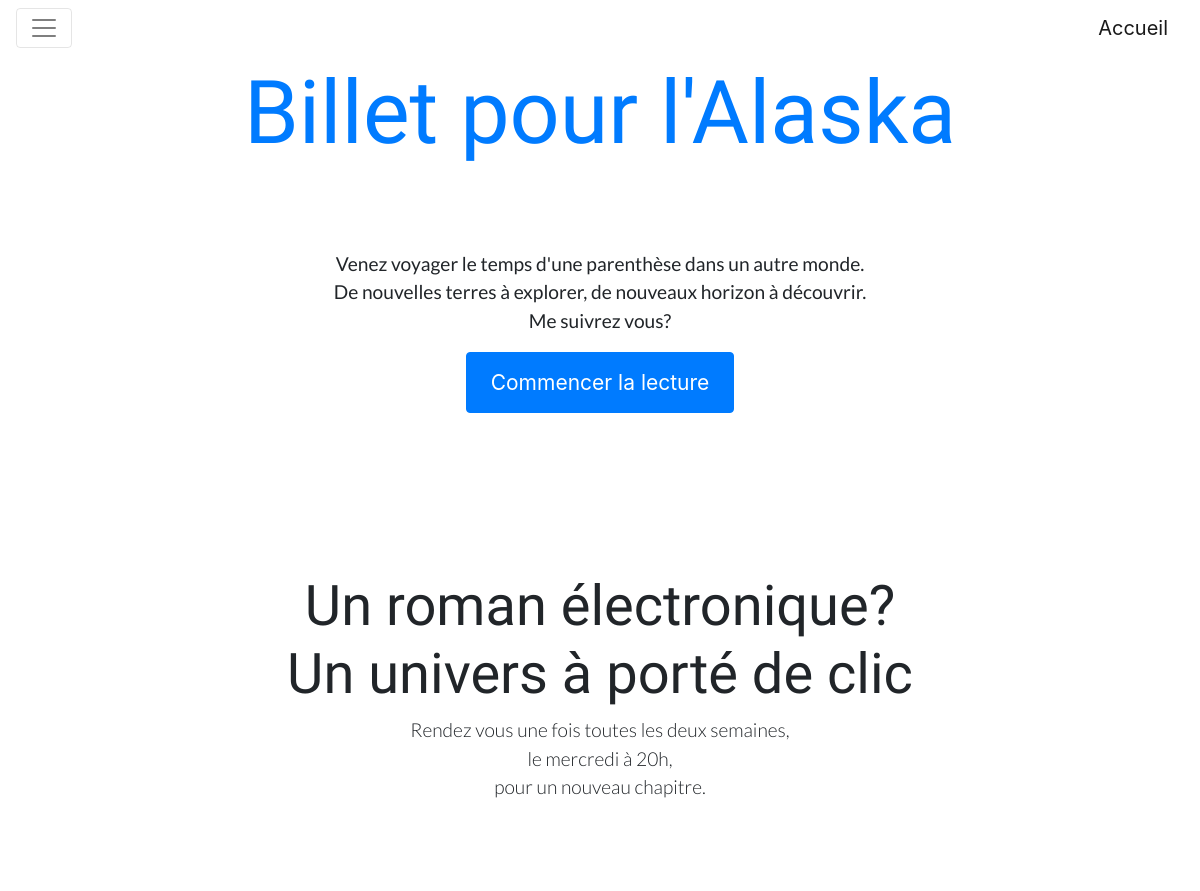
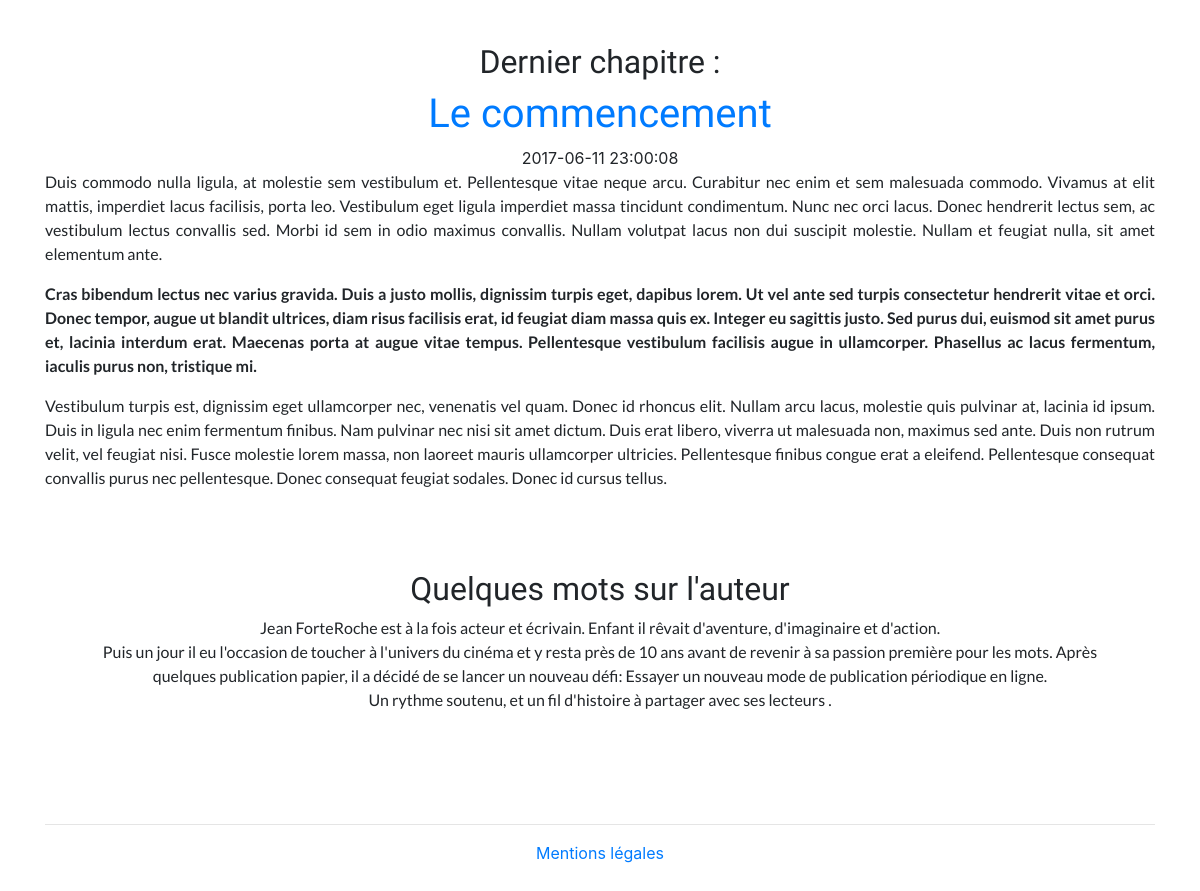
The page / on the database its author committed (2 pictures, top to bottom).
### tables this page shows
CREATE TABLE `t_chapitre` (
  `chap_id` int(11) NOT NULL,
  `chap_numero` float NOT NULL,
  `chap_titre` varchar(100) NOT NULL,
  `chap_date` datetime NOT NULL DEFAULT CURRENT_TIMESTAMP,
  `chap_contenu` varchar(10000) NOT NULL,
  `chap_nbcom` int(11) NOT NULL DEFAULT '0'
);

### Controleur/ControleurAccueil.php (called while the page is built, shortened)
<?php
class ControleurAccueil extends Controleur
{
    private $chapitre;
    public function __construct() {
        $this->chapitre = new Chapitre();
    }
    public function index() {
        $chapitre = $this->chapitre->getDernierChapitre();
        $session = $this->requete->getSession();
        $this->genererVue(array('chapitre' => $chapitre, 'session' => $session));
    }
}

### Framework/Routeur.php (called while the page is built, shortened)
<?php
class Routeur
{
    public function examinerRequete()
    {
        try
        {
            $requeteGet = $_GET;
            $requetePost = $_POST;
            $requete = new Requete($requeteGet, $requetePost);
            $controleur = $this->creerControleur($requete);
            $action = $this->creerAction($requete);
            $controleur->executerAction($action);
        }
        catch (\Exception $e)
        {
            $this->genererErreur($e);
        }
    }
    private function creerControleur(Requete $requete)
    {
        $controleur = "Accueil";
        $classeControleur = "Controleur" . $controleur;
        $fichierControleur = "Controleur/" . $classeControleur . ".php";
        if (file_exists($fichierControleur))
        {
            $controleur = new $classeControleur();
            $controleur->setRequete($requete);
            return $controleur;
        }
        else{
            throw new \Exception("Fichier '$fichierControleur' introuvable");
        }
    }
    private function creerAction(Requete $requete)
    {
        $action = "index";
        return $action;
    }
}

### index.php (called while the page is built, shortened)
<?php
require_once 'Autoloader.php';
$routeur = new Routeur();
$routeur->examinerRequete();

### Autoloader.php (called while the page is built, shortened)
<?php
class Autoloader
{
    static function autoload($class)
    {
        if (strpos($class, __NAMESPACE__ . '\\') === 0) {
            $class = str_replace(__NAMESPACE__ . '\\', '', $class);
            $class = str_replace('\\', '/', $class);
        }
    }
}

### Modele/Chapitre.php (called while the page is built, shortened)
<?php
class Chapitre extends Modele {
    public function getDernierChapitre(){
        $sql = 'SELECT
          chap_id AS id,
          chap_numero AS numero,
          chap_titre AS titre,
          chap_date AS date,
          chap_contenu AS contenu,
          chap_nbcom AS nbcom
          FROM t_chapitre WHERE chap_id = (SELECT MAX(chap_id) FROM t_chapitre )';
        $dernierChapitre = $this->executerRequete($sql);
        if ($dernierChapitre->rowCount() > 0)
            return $dernierChapitre->fetch();
        else
            throw new \Exception("Aucun chapitre dans la bdd");
    }
}

### Framework/Configuration.php (called while the page is built, shortened)
<?php
class Configuration
{
    private static $parametres;
    public static function get($nom, $valeurParDefaut = null)
    {
        if (isset(self::getParametres()[$nom]))
        {
            $valeur = self::getParametres()[$nom];
        }
        else
        {
            $valeur = $valeurParDefaut;
        }
        return $valeur;
    }
    private static function getParametres()
    {
        if (self::$parametres == null)
        {
            $cheminFichier = "Config/dev.ini";
            if (!file_exists($cheminFichier))
            {
                throw new \Exception("Aucun fichier de configuration trouvé");
            }
            else
            {
                self::$parametres = parse_ini_file($cheminFichier);
            }
        }
        return self::$parametres;
    }
}

### Framework/Modele.php (called while the page is built, shortened)
<?php
abstract class Modele
{
    private static $bdd;
    protected function executerRequete($sql, $params = null, $offset = null, $limit = null)
    {
        if ($params == null)
        {
            $resultat = self::getBdd()->query($sql);
        }
        else
        {
            $resultat = self::getBdd()->prepare($sql);
            $resultat->execute($params);
        }
        return $resultat;
    }
    private static function getBdd()
    {
        if (self::$bdd === null)
        {
            $dsn = Configuration::get("dsn");
            $login = Configuration::get("login");
            $mdp = Configuration::get("mdp");
            self::$bdd = new \PDO($dsn, $login, $mdp, array(\PDO::ATTR_ERRMODE => \PDO::ERRMODE_EXCEPTION));
        }
        return self::$bdd;
    }
}

### Vue/Accueil/index.php (the view)
<?php
$this->titre = "Billet pour l'Alaska ";?>
<article class="chapitre">
    <header id="headerIntroduction" class="jumbotron">
        <p class="introduction">Venez voyager le temps d'une parenthèse dans un autre monde.<br>
            De nouvelles terres à explorer, de nouveaux horizon à découvrir.<br>
            Me suivrez vous?</p>
        <a href="Livre/index/page/1" id="btnCommencer"><button class="btn btn-primary">Commencer la lecture</button></a>
    </header>
    <section class="jumbotron">
        <h3 class="display-4">Un roman électronique?<br>
            Un univers à porté de clic</h3>
        <p class="introduction lead">Rendez vous une fois toutes les deux semaines,<br>
            le mercredi à 20h,<br>
            pour un nouveau chapitre.
        </p>
    </section>
    <section id="dernierChapitre">
        <h2>Dernier chapitre :</h2>
        <a href="<?= "Chapitre/index/" . $this->nettoyer($chapitre['id']) ?>">
            <h1 class="titreChapitre"><?= $this->nettoyer($chapitre['titre']) ?></h1>
        </a>
        <time><?= $this->nettoyer($chapitre['date']) ?></time>
        <div class="chapitre"><?= $chapitre['contenu'] ?></div>
    </section>
    <section id="auteur" class="jumbotron">
        <h2>Quelques mots sur l'auteur</h2>
        <p>Jean ForteRoche est à la fois acteur et écrivain.
            Enfant il rêvait d'aventure, d'imaginaire et d'action.<br>
            Puis un jour il eu l'occasion de toucher à l'univers du cinéma et y resta près de 10 ans avant de revenir à
            sa passion première pour les mots. Après quelques publication papier, il a décidé de se lancer un nouveau défi:
            Essayer un nouveau mode de publication périodique en ligne. <br>
            Un rythme soutenu, et un fil d'histoire à partager avec ses lecteurs .
        </p>
    </section>
</article>
<hr />

### Vue/gabarit.php (shortened to what this page needs)
<!doctype html>
<html lang="fr">
<head>
    <link rel="stylesheet" href="https://maxcdn.bootstrapcdn.com/bootstrap/4.0.0-alpha.6/css/bootstrap.min.css">
    <link rel="stylesheet" href="Contenu/style.css">
    <link rel="stylesheet" href="../font-awesome-4.7.0/css/font-awesome.min.css">
</head>
<body>
    <div id="global">
        <div class="container">
            <div class="masthead">
                <nav class="navbar fixed-top navbar-toggleable-md navbar-light bg-faded">
                    <button class="navbar-toggler navbar-toggler-right" type="button" data-toggle="collapse" data-target="#navbarTogglerDemo02" aria-controls="navbarTogglerDemo02" aria-expanded="false" aria-label="Toggle navigation">
                        <span class="navbar-toggler-icon"></span>
                    </button>
                    <a class="navbar-brand" href="#">Accueil</a>
                </nav>
            </div>
            <header id="headerAccueil" >
                <div>
                    <a href="" id="titreSites" class="header">
                        <h2 class="display-2"><?php echo $titre?></h2></a>
                </div>
            </header>
            <div id="contenu" class="">
                <?= $contenu; ?>
            </div>
            <footer id="piedPage" class="mastfoot">
                <div class="inner">
                    <a href="Accueil/mentions">Mentions légales</a>
                </div>
            </footer>
        </div>
    </div>
</body>
</html>

### Framework/Controleur.php (shortened to what this page needs)
<?php
abstract class Controleur
{
    private $action;
    public function executerAction($action)
    {
        if(method_exists($this, $action))
        {
            $this->action = $action;
            $this->{$this->action}();
        }
        else
        {
            $classeControleur = get_class($this);
            throw new \Exception ("Action '$action' nom définie dans la classe '$classeControleur' ");
        }
    }
    protected function genererVue($donneesVue = array())
    {
        $classeControleur = get_class($this);
        $nomControleur = str_replace("Controleur\\", "", $classeControleur);
        $vue = new Vue($this->action, $nomControleur);
        $vue->generer($donneesVue);
    }
}

### Framework/Vue.php (shortened to what this page needs)
<?php
class Vue
{
    private $fichier;
    private $titre;
    public function __construct($action, $controleur = "")
    {
        $fichier = "Vue/";
        if ($controleur != "")
        {
            $racineBlog = Configuration::get("racineBlog", "/");
            $racineBlog = str_replace("/", "", $racineBlog);
            $controleur = str_replace($racineBlog."\\Controleur", "", $controleur);
            $fichier = $fichier . $controleur . "/";
        }
        $this->fichier = $fichier . $action . ".php";
    }
    public function generer($donnees)
    {
        $contenu = $this->genererFichier($this->fichier, $donnees);
        $racineBlog = Configuration::get("racineBlog", "/");
        if (isset($msgErreur)){
            $msgErreur = $donnees;
            $vue = $this->genererFichier('Vue/gabarit.php', array('titre' => $this->titre,
                'contenu' => $contenu, 'racineBlog' => $racineBlog, 'msgErreur' => $msgErreur));
        }
        else if (isset($donnees['session']))
        {
            $session = $donnees['session'];
            $vue = $this->genererFichier('Vue/gabarit.php', array('titre' => $this->titre,
                'contenu' => $contenu, 'racineBlog' => $racineBlog, 'session' => $session));
        }
        else
        {
            $vue = $this->genererFichier('Vue/gabarit.php', array('titre' => $this->titre,
                'contenu' => $contenu, 'racineBlog' => $racineBlog));
        }
        echo $vue;
    }
    private function genererFichier($fichier, $donnees)
    {
        if (file_exists($fichier))
        {
            extract($donnees);
            require $fichier;
            return ob_get_clean();
        }
        else
        {
            throw new \Exception("Fichier '$fichier' introuvable");
        }
    }
    private function nettoyer($valeur)
    {
        return htmlspecialchars($valeur, ENT_QUOTES, 'UTF-8', false);
    }
}

### Contenu/style.css (style rules this page uses)
h1, h2, h3 { text-align: center; font-family: 'Patrick Hand SC', cursive; }
.introduction { font-size: larger; }
body { text-align: center; padding-top: 40px; padding-bottom: 40px; }
p { font-family: 'Lato', sans-serif; }
header { margin-top: 20px; margin-bottom: 20px; }
.jumbotron { text-align: center; background-color: transparent; }
.jumbotron .btn { padding: 14px 24px; font-size: 21px; }
.chapitre { text-align: justify; }
#dernierChapitre { padding-top: 20px; display: flex; flex-direction: column; justify-content: center; align-items: center; }

### rows shown on the page
t_chapitre: chap_titre "Le commencement", chap_date "2017-06-11 23:00:08", chap_contenu "Duis commodo nulla ligula, at molestie sem vestibulum et. Pellentesque vitae neque arcu. Curabitur nec enim et sem malesuada commodo. Vivamus at elit mattis, imperdiet lacus facilisis, porta leo. Vestibulum eget ligula imperdiet massa tincidunt condimentum. Nunc nec orci lacus. Donec hendrerit lectus sem, ac vestibulum lectus convallis sed. Morbi id sem in odio maximus convallis. Nullam volutpat lacus non dui suscipit molestie. Nullam et feugiat nulla, sit amet elementum ante. Cras bibendum lectus nec varius gravida. Duis a justo mollis, dignissim turpis eget, dapibus lorem. Ut vel ante sed turpis consectetur hendrerit vitae et orci. Donec tempor, augue ut blandit ultrices, diam risus…"

### other values the page prints
$titre "Billet pour l'Alaska"
